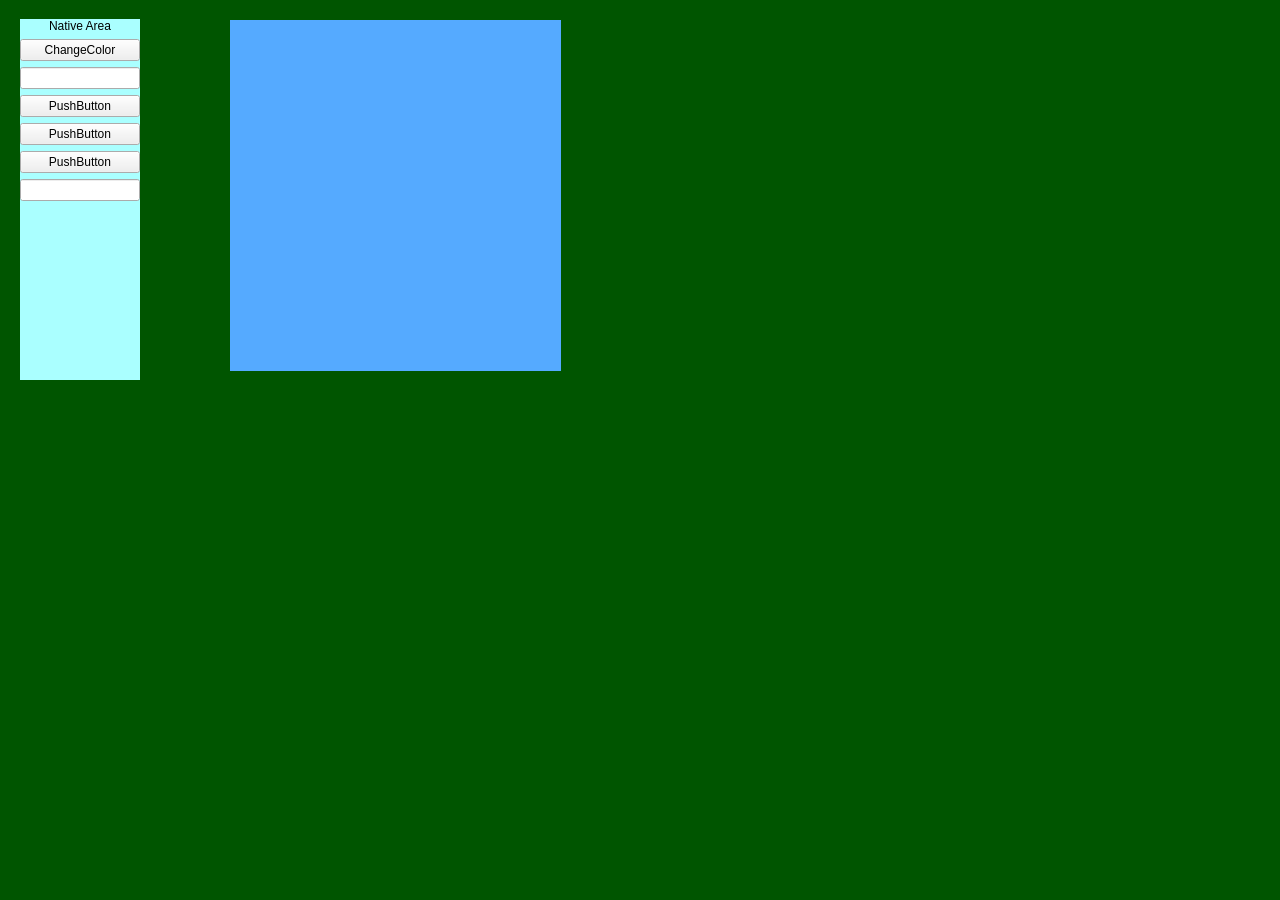
<?xml version="1.0" encoding="UTF-8"?>
<ui version="4.0">
 <class>MainWindow</class>
 <widget class="QMainWindow" name="MainWindow">
  <property name="geometry">
   <rect>
    <x>0</x>
    <y>0</y>
    <width>1280</width>
    <height>900</height>
   </rect>
  </property>
  <property name="windowTitle">
   <string>QCefViewTest</string>
  </property>
  <widget class="QWidget" name="centralWidget">
   <property name="styleSheet">
    <string notr="true">
					#centralWidget {
					background-color: rgb(0, 85, 0);
					}
				</string>
   </property>
   <widget class="QWidget" name="nativeContainer" native="true">
    <property name="geometry">
     <rect>
      <x>20</x>
      <y>19</y>
      <width>120</width>
      <height>361</height>
     </rect>
    </property>
    <property name="sizePolicy">
     <sizepolicy hsizetype="Fixed" vsizetype="Preferred">
      <horstretch>0</horstretch>
      <verstretch>0</verstretch>
     </sizepolicy>
    </property>
    <property name="minimumSize">
     <size>
      <width>120</width>
      <height>0</height>
     </size>
    </property>
    <property name="maximumSize">
     <size>
      <width>120</width>
      <height>16777215</height>
     </size>
    </property>
    <property name="styleSheet">
     <string notr="true">
						#nativeContainer {
						background-color: rgb(170, 255, 255);
						}
					</string>
    </property>
    <layout class="QVBoxLayout" name="verticalLayout_nativeContainer">
     <property name="spacing">
      <number>6</number>
     </property>
     <property name="leftMargin">
      <number>0</number>
     </property>
     <property name="topMargin">
      <number>0</number>
     </property>
     <property name="rightMargin">
      <number>0</number>
     </property>
     <property name="bottomMargin">
      <number>0</number>
     </property>
     <item>
      <widget class="QLabel" name="label">
       <property name="styleSheet">
        <string notr="true">
									#label{
									font: 12pt &quot;MS Shell Dlg 2&quot;;
									}
								</string>
       </property>
       <property name="text">
        <string>Native Area</string>
       </property>
       <property name="alignment">
        <set>Qt::AlignCenter</set>
       </property>
      </widget>
     </item>
     <item>
      <widget class="QPushButton" name="btn_changeColor">
       <property name="text">
        <string>ChangeColor</string>
       </property>
      </widget>
     </item>
     <item>
      <widget class="QLineEdit" name="lineEdit"/>
     </item>
     <item>
      <widget class="QPushButton" name="pushButton">
       <property name="text">
        <string>PushButton</string>
       </property>
      </widget>
     </item>
     <item>
      <widget class="QPushButton" name="pushButton_2">
       <property name="text">
        <string>PushButton</string>
       </property>
      </widget>
     </item>
     <item>
      <widget class="QPushButton" name="pushButton_3">
       <property name="text">
        <string>PushButton</string>
       </property>
      </widget>
     </item>
     <item>
      <widget class="QLineEdit" name="lineEdit_2"/>
     </item>
     <item>
      <spacer name="verticalSpacer">
       <property name="orientation">
        <enum>Qt::Vertical</enum>
       </property>
       <property name="sizeHint" stdset="0">
        <size>
         <width>20</width>
         <height>40</height>
        </size>
       </property>
      </spacer>
     </item>
    </layout>
   </widget>
   <widget class="QWidget" name="cefContainer" native="true">
    <property name="geometry">
     <rect>
      <x>230</x>
      <y>20</y>
      <width>331</width>
      <height>351</height>
     </rect>
    </property>
    <property name="styleSheet">
     <string notr="true">
						#cefContainer {
						background-color: rgb(85, 170, 255);
						}
					</string>
    </property>
    <layout class="QVBoxLayout" name="verticalLayout_cefContainer">
     <property name="spacing">
      <number>0</number>
     </property>
     <property name="leftMargin">
      <number>0</number>
     </property>
     <property name="topMargin">
      <number>0</number>
     </property>
     <property name="rightMargin">
      <number>0</number>
     </property>
     <property name="bottomMargin">
      <number>0</number>
     </property>
    </layout>
   </widget>
  </widget>
 </widget>
 <layoutdefault spacing="6" margin="11"/>
 <tabstops>
  <tabstop>btn_changeColor</tabstop>
  <tabstop>lineEdit</tabstop>
 </tabstops>
 <resources/>
 <connections/>
</ui>
